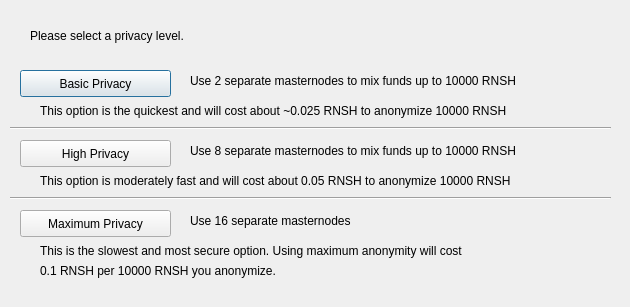
<?xml version="1.0" encoding="UTF-8"?>
<ui version="4.0">
 <class>ObfuscationConfig</class>
 <widget class="QDialog" name="ObfuscationConfig">
  <property name="geometry">
   <rect>
    <x>0</x>
    <y>0</y>
    <width>630</width>
    <height>307</height>
   </rect>
  </property>
  <property name="windowTitle">
   <string>Configure Obfuscation</string>
  </property>
  <widget class="QPushButton" name="buttonBasic">
   <property name="geometry">
    <rect>
     <x>20</x>
     <y>70</y>
     <width>151</width>
     <height>27</height>
    </rect>
   </property>
   <property name="text">
    <string>Basic Privacy</string>
   </property>
  </widget>
  <widget class="QPushButton" name="buttonHigh">
   <property name="geometry">
    <rect>
     <x>20</x>
     <y>140</y>
     <width>151</width>
     <height>27</height>
    </rect>
   </property>
   <property name="text">
    <string>High Privacy</string>
   </property>
  </widget>
  <widget class="QPushButton" name="buttonMax">
   <property name="geometry">
    <rect>
     <x>20</x>
     <y>210</y>
     <width>151</width>
     <height>27</height>
    </rect>
   </property>
   <property name="text">
    <string>Maximum Privacy</string>
   </property>
  </widget>
  <widget class="QLabel" name="label">
   <property name="geometry">
    <rect>
     <x>30</x>
     <y>20</y>
     <width>571</width>
     <height>31</height>
    </rect>
   </property>
   <property name="text">
    <string>Please select a privacy level.</string>
   </property>
  </widget>
  <widget class="QLabel" name="label_2">
   <property name="geometry">
    <rect>
     <x>190</x>
     <y>70</y>
     <width>421</width>
     <height>21</height>
    </rect>
   </property>
   <property name="text">
    <string>Use 2 separate masternodes to mix funds up to 10000 RNSH</string>
   </property>
  </widget>
  <widget class="QLabel" name="label_3">
   <property name="geometry">
    <rect>
     <x>190</x>
     <y>140</y>
     <width>411</width>
     <height>21</height>
    </rect>
   </property>
   <property name="text">
    <string>Use 8 separate masternodes to mix funds up to 10000 RNSH</string>
   </property>
  </widget>
  <widget class="QLabel" name="label_4">
   <property name="geometry">
    <rect>
     <x>190</x>
     <y>210</y>
     <width>421</width>
     <height>21</height>
    </rect>
   </property>
   <property name="text">
    <string>Use 16 separate masternodes</string>
   </property>
  </widget>
  <widget class="QLabel" name="label_6">
   <property name="geometry">
    <rect>
     <x>40</x>
     <y>100</y>
     <width>561</width>
     <height>21</height>
    </rect>
   </property>
   <property name="text">
    <string>This option is the quickest and will cost about ~0.025 RNSH to anonymize 10000 RNSH</string>
   </property>
  </widget>
  <widget class="QLabel" name="label_7">
   <property name="geometry">
    <rect>
     <x>40</x>
     <y>170</y>
     <width>561</width>
     <height>21</height>
    </rect>
   </property>
   <property name="text">
    <string>This option is moderately fast and will cost about 0.05 RNSH to anonymize 10000 RNSH</string>
   </property>
  </widget>
  <widget class="QLabel" name="label_8">
   <property name="geometry">
    <rect>
     <x>40</x>
     <y>240</y>
     <width>561</width>
     <height>21</height>
    </rect>
   </property>
   <property name="text">
    <string>This is the slowest and most secure option. Using maximum anonymity will cost</string>
   </property>
  </widget>
  <widget class="QLabel" name="label_9">
   <property name="geometry">
    <rect>
     <x>40</x>
     <y>260</y>
     <width>561</width>
     <height>21</height>
    </rect>
   </property>
   <property name="text">
    <string>0.1 RNSH per 10000 RNSH you anonymize.</string>
   </property>
  </widget>
  <widget class="Line" name="line">
   <property name="geometry">
    <rect>
     <x>10</x>
     <y>120</y>
     <width>601</width>
     <height>16</height>
    </rect>
   </property>
   <property name="orientation">
    <enum>Qt::Horizontal</enum>
   </property>
  </widget>
  <widget class="Line" name="line_2">
   <property name="geometry">
    <rect>
     <x>10</x>
     <y>190</y>
     <width>601</width>
     <height>16</height>
    </rect>
   </property>
   <property name="orientation">
    <enum>Qt::Horizontal</enum>
   </property>
  </widget>
 </widget>
 <resources/>
 <connections/>
</ui>
